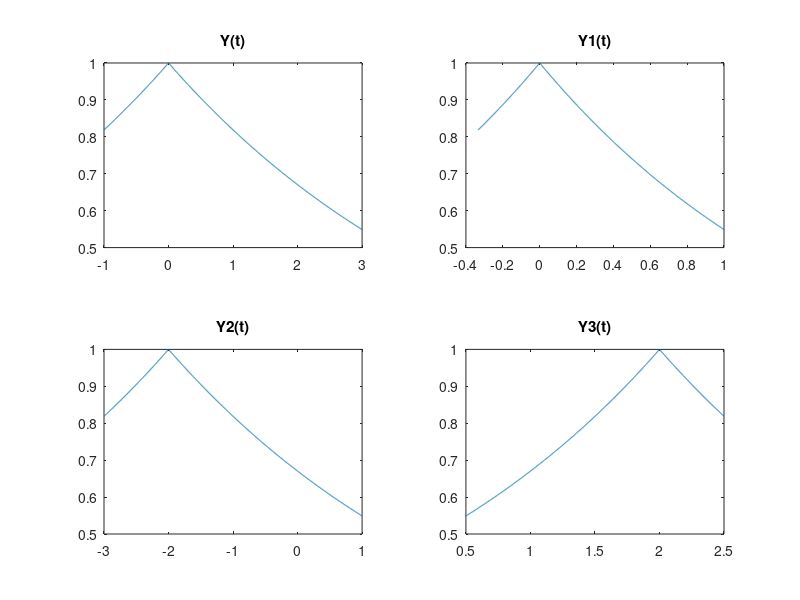

Recreate this plot in MATLAB.
t = linspace(-1, 3, 2000);
X = exp(-1/5 * abs(t));
subplot (2,2,1);
plot (t,X);
title ( ' Y(t) ');
subplot (2,2,2);
plot (t/3,X);
title ( ' Y1(t) ');
subplot (2,2,3);
plot (t - 2,X);
title ( ' Y2(t) ');
subplot (2,2,4);
plot ((-t/2) + 2,X);
title ( ' Y3(t) ');





